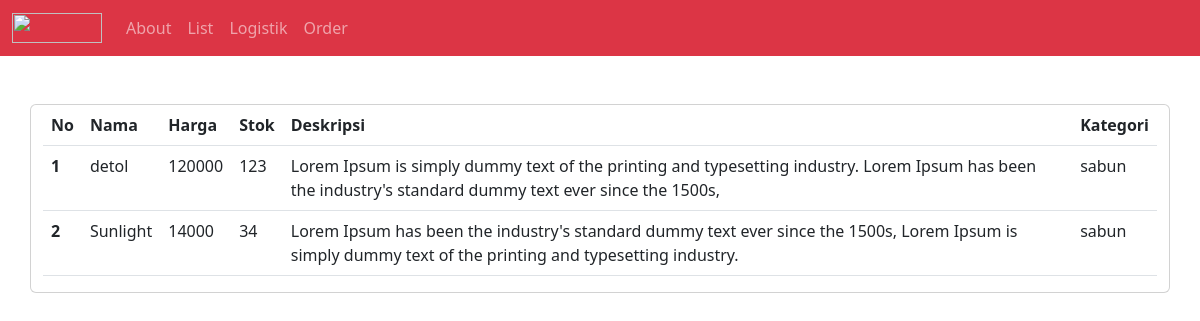
The page /logistik/logistik/ on the database its author committed.
### logistik/models.py (models this page shows, shortened)
class Produk(models.Model):
    nama = models.CharField(max_length=100)
    stok = models.IntegerField()
    harga = models.IntegerField()
    deskripsi = models.TextField()
    kategori = models.ForeignKey(Kategori, on_delete=models.CASCADE, blank=True, null=True)

class Kategori(models.Model):
    nama = models.CharField(max_length=100)
    def __str__(self):
        return self.nama

### logistik/views.py (the view)
# urls.py: path('logistik/', include('logistik.urls')),
def logistik (request):
    template_name = 'logistik.html'
    produk = Produk.objects.all()
    context = {
        'title': 'Logistik',
        'produk': produk,
    }
    return render(request, template_name, context)

### templates/logistik.html (shortened to what this page needs)
{% extends 'base.html' %}
{% block content %}
<br><br>
    <div class="container">
        <div class="row">
            <div class="card">
                <div class="body">
                    <table class="table">
                        <thead>
                            <tr>
                            <th scope="col">No</th>
                            <th scope="col">Nama</th>
                            <th scope="col">Harga</th>
                            <th scope="col">Stok</th>
                            <th scope="col">Deskripsi</th>
                            <th scope="col">Kategori</th>
                            </tr>
                        </thead>
                        <tbody>
                            {% for p in produk %}
                            <tr>
                            <th scope="row">{{ forloop.counter }}</th>
                            <td>{{ p.nama }}</td>
                            <td>{{ p.harga }}</td>
                            <td>{{ p.stok }}</td>
                            <td>{{ p.deskripsi }}</td>
                            <td>{{ p.kategori }}</td>
                            </tr>
                            {% endfor %}
                        </tbody>
                    </table>
                </div>
            </div>
        </div>
    </div>
{% endblock content %}

### rows shown on the page
Produk: nama "detol", harga "120000", stok "123", deskripsi "Lorem Ipsum is simply dummy text of the printing and typesetting industry. Lorem Ipsum has been the industry's standard dummy text ever since the 1500s,", kategori "sabun"
Produk: nama "Sunlight", harga "14000", stok "34", deskripsi "Lorem Ipsum has been the industry's standard dummy text ever since the 1500s, Lorem Ipsum is simply dummy text of the printing and typesetting industry.", kategori "sabun"
